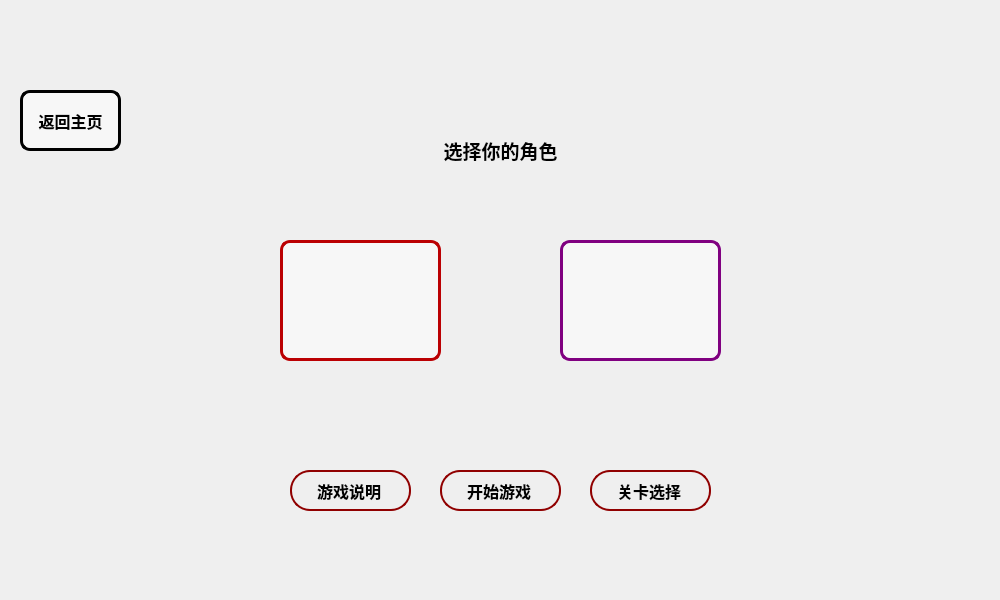
<?xml version="1.0" encoding="UTF-8"?>
<ui version="4.0">
 <class>GamePage</class>
 <widget class="QWidget" name="GamePage">
  <property name="geometry">
   <rect>
    <x>0</x>
    <y>0</y>
    <width>1000</width>
    <height>600</height>
   </rect>
  </property>
  <property name="minimumSize">
   <size>
    <width>1000</width>
    <height>600</height>
   </size>
  </property>
  <property name="maximumSize">
   <size>
    <width>1000</width>
    <height>600</height>
   </size>
  </property>
  <property name="windowTitle">
   <string>GamePage</string>
  </property>
  <widget class="QPushButton" name="startGamebt">
   <property name="geometry">
    <rect>
     <x>440</x>
     <y>470</y>
     <width>121</width>
     <height>41</height>
    </rect>
   </property>
   <property name="font">
    <font>
     <family>微软雅黑</family>
     <pointsize>-1</pointsize>
     <bold>true</bold>
    </font>
   </property>
   <property name="styleSheet">
    <string notr="true">    font-family: &quot;微软雅黑&quot;;
    font-size: 16px;
    color: black;
    font-weight: bold;
    text-align: left center;
    padding-left: 25px;
    padding-top: 0px;
    border-style: solid;
    border-width: 2px;
    border-color: #900000;
    border-radius: 20px;
    background-color: rgba(0,0,0,0);
</string>
   </property>
   <property name="text">
    <string>开始游戏</string>
   </property>
  </widget>
  <widget class="QPushButton" name="pushButton">
   <property name="geometry">
    <rect>
     <x>280</x>
     <y>240</y>
     <width>161</width>
     <height>121</height>
    </rect>
   </property>
   <property name="styleSheet">
    <string notr="true">background-color: rgba(255,255,255,0.5);
 color: white; 
border: 3px solid #bb0003;
 border-radius: 10px;</string>
   </property>
   <property name="text">
    <string/>
   </property>
   <property name="icon">
    <iconset resource="image/image.qrc">
     <normaloff>:/new/prefix1/bwl.png</normaloff>
     <activeoff>:/new/prefix1/bwl2.png</activeoff>:/new/prefix1/bwl.png</iconset>
   </property>
   <property name="iconSize">
    <size>
     <width>100</width>
     <height>108</height>
    </size>
   </property>
  </widget>
  <widget class="QPushButton" name="pushButton_2">
   <property name="geometry">
    <rect>
     <x>560</x>
     <y>240</y>
     <width>161</width>
     <height>121</height>
    </rect>
   </property>
   <property name="styleSheet">
    <string notr="true">background-color: rgba(0255,255,0255,0.5); color: white; border: 3px solid purple;
border-radius: 10px;</string>
   </property>
   <property name="text">
    <string/>
   </property>
   <property name="icon">
    <iconset resource="image/image.qrc">
     <normaloff>:/new/prefix1/sjl.png</normaloff>
     <activeoff>:/new/prefix1/sjl2.png</activeoff>
     <activeon>:/new/prefix1/sjl2.png</activeon>:/new/prefix1/sjl.png</iconset>
   </property>
   <property name="iconSize">
    <size>
     <width>150</width>
     <height>72</height>
    </size>
   </property>
  </widget>
  <widget class="QLabel" name="label">
   <property name="geometry">
    <rect>
     <x>440</x>
     <y>130</y>
     <width>121</width>
     <height>41</height>
    </rect>
   </property>
   <property name="font">
    <font>
     <family>微软雅黑</family>
    </font>
   </property>
   <property name="text">
    <string>&lt;html&gt;&lt;head/&gt;&lt;body&gt;&lt;p align=&quot;center&quot;&gt;&lt;span style=&quot; font-size:14pt; font-weight:700; color:#000000;&quot;&gt;选择你的角色&lt;/span&gt;&lt;/p&gt;&lt;/body&gt;&lt;/html&gt;</string>
   </property>
  </widget>
  <widget class="QPushButton" name="startGamebt_2">
   <property name="geometry">
    <rect>
     <x>290</x>
     <y>470</y>
     <width>121</width>
     <height>41</height>
    </rect>
   </property>
   <property name="font">
    <font>
     <family>微软雅黑</family>
     <pointsize>-1</pointsize>
     <bold>true</bold>
    </font>
   </property>
   <property name="styleSheet">
    <string notr="true">    font-family: &quot;微软雅黑&quot;;
    font-size: 16px;
    color: black;
    font-weight: bold;
    text-align: left center;
    padding-left: 25px;
    padding-top: 0px;
    border-style: solid;
    border-width: 2px;
    border-color: #900000;
    border-radius: 20px;
    background-color: rgba(0,0,0,0);
</string>
   </property>
   <property name="text">
    <string>游戏说明</string>
   </property>
  </widget>
  <widget class="QPushButton" name="startGamebt_3">
   <property name="geometry">
    <rect>
     <x>590</x>
     <y>470</y>
     <width>121</width>
     <height>41</height>
    </rect>
   </property>
   <property name="styleSheet">
    <string notr="true">    font-family: &quot;微软雅黑&quot;;
    font-size: 16px;
    color: black;
    font-weight: bold;
    text-align: left center;
    padding-left: 25px;
    padding-top: 0px;
    border-style: solid;
    border-width: 2px;
    border-color: #900000;
    border-radius: 20px;
    background-color: rgba(0,0,0,0);
</string>
   </property>
   <property name="text">
    <string>关卡选择</string>
   </property>
  </widget>
  <widget class="QPushButton" name="pushButton_3">
   <property name="geometry">
    <rect>
     <x>20</x>
     <y>90</y>
     <width>101</width>
     <height>61</height>
    </rect>
   </property>
   <property name="styleSheet">
    <string notr="true">background-color: rgba(0255,255,0255,0.5); color: white; border: 3px solid black;
border-radius: 10px;
font-family: &quot;微软雅黑&quot;;
    font-size: 16px;
    color: black;
    font-weight: bold;</string>
   </property>
   <property name="text">
    <string>返回主页</string>
   </property>
   <property name="iconSize">
    <size>
     <width>150</width>
     <height>72</height>
    </size>
   </property>
  </widget>
 </widget>
 <resources>
  <include location="image/image.qrc"/>
 </resources>
 <connections/>
</ui>
